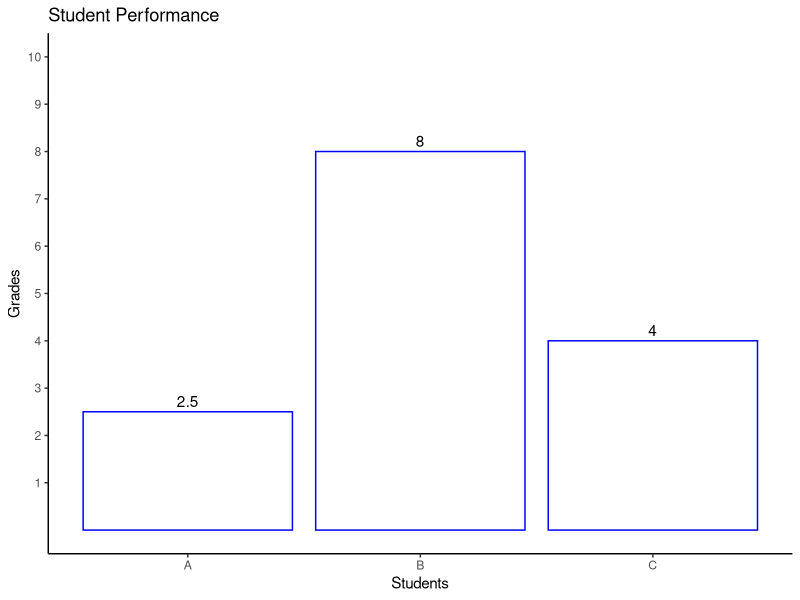
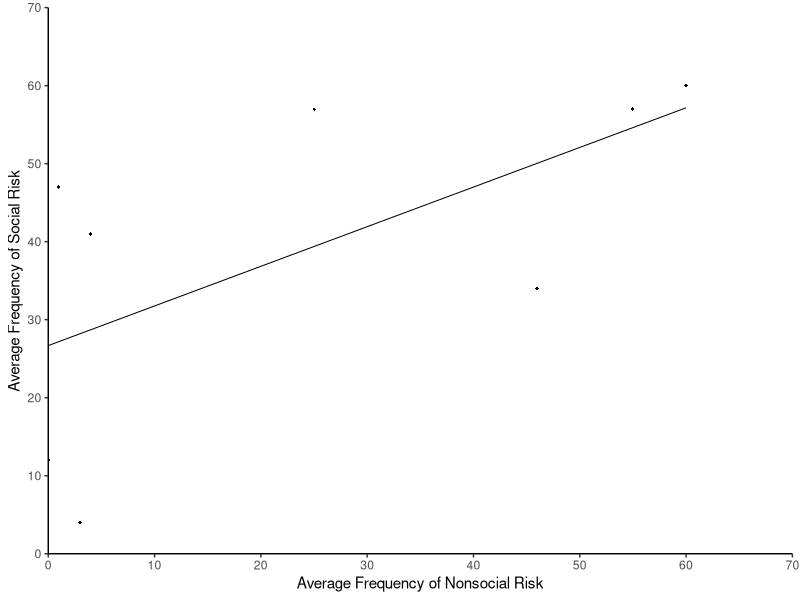
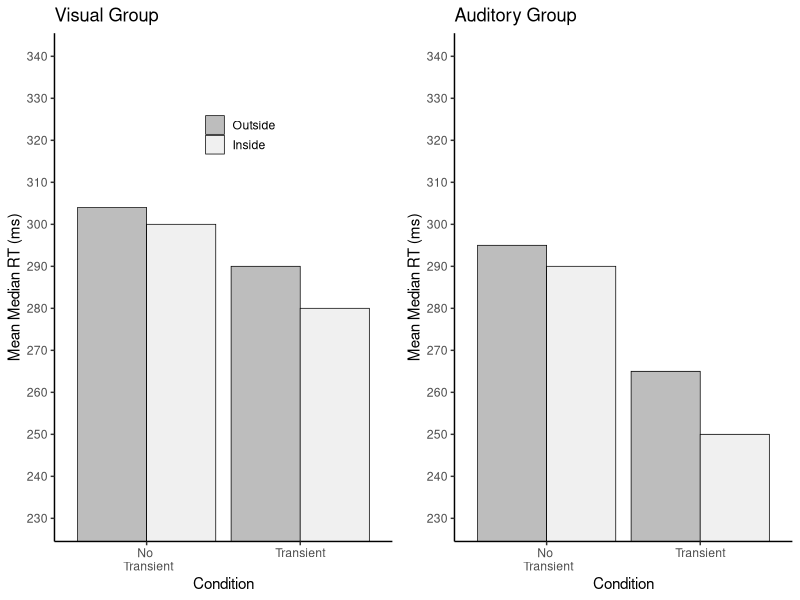

Recreate these plots in R, in order.
## ---- chunk 1
library(ggplot2)

grades <- data.frame(
  students = c("A","B","C"),
  grades = c(2.5,8,4)
)

ggplot_grades <- ggplot(grades, aes(x= students, y=grades)) +
  geom_bar(stat ="identity", fill="white", color="blue")+
  geom_text(aes(label= grades), position = position_dodge(width = 0.9), vjust =- 0.4)+
  scale_y_continuous(limits = c(0,10), breaks = seq(1,10,1))+
  theme_classic() +
  xlab("Students")+
  ylab("Grades")+
  ggtitle("Student Performance" )

ggplot_grades
## ---- chunk 2
library(ggplot2)
## ---- chunk 3

rate_of_social_risk <- data.frame(
        Avg_frq_nonsocial_risk = c(0,1,3,4,25,46,55,60),
        Avg_frq_social_risk = c(12,47,4,41,57,34,57,60)
)

ggplot_social_risk <-
  ggplot(rate_of_social_risk, aes(x = Avg_frq_nonsocial_risk, y = Avg_frq_social_risk))+
  geom_point(shape=18, size=1) +
  geom_smooth(method = "lm", se= FALSE, color ="black", size=.35)+
   theme_bw() + theme(panel.border = element_blank(), panel.grid.major = element_blank(),
panel.grid.minor = element_blank(), axis.line = element_line(colour = "black"))+
  scale_y_continuous( breaks =seq(0,70,10), expand = c(0, 0) )+
   scale_x_continuous( breaks =seq(0,70,10),expand = c(0, 0) )+
  xlab("Average Frequency of Nonsocial Risk")+
  ylab("Average Frequency of Social Risk")+
  coord_cartesian(xlim = c(0,70), ylim=c(0,70))
  
  
ggplot_social_risk

## ---- chunk 4


library(ggpubr)

Condition <-rep(c("No \n Transient","Transient"), each=2)
Location <-rep(c("Outside","Inside"),2)
MMRT <- c(304,300,290,280)
CI_upper <-c(315,310,304,290)
CI_lower <-c(295,290,283,270)
plot_df <-data.frame(Condition,Location,MMRT,CI_upper,CI_lower)
plot_df$Location <- factor(plot_df$Location, 
                         levels = c("Outside","Inside"))

vis<-ggplot(plot_df, aes(x=Condition, y=MMRT, group=Location,
                    fill=Location))+
  geom_bar(stat="identity",position="dodge", 
           color="black",
           size=.25)+
  theme_classic()+
  ylab("Mean Median RT (ms)")+
  coord_cartesian(ylim=c(230,340))+
  scale_y_continuous(breaks=seq(230,340,10))+
  scale_fill_brewer(palette="Greys", direction=-1)+
   theme(legend.position=c(0.55,0.8),
        legend.title=element_blank(),
        legend.key.size = unit(.5, "cm"))+
  ggtitle("Visual Group")

Condition <-rep(c("No \n Transient","Transient"), each=2)
Location <-rep(c("Outside","Inside"),2)
MMRT <- c(295,290,265,250)
CI_upper <-c(305,300,275,260)
CI_lower <-c(285,280,255,240)
plot_df <-data.frame(Condition,Location,MMRT,CI_upper,CI_lower)
plot_df$Location <- factor(plot_df$Location, 
                         levels = c("Outside","Inside"))

aud<-ggplot(plot_df, aes(x=Condition, y=MMRT, group=Location,
                    fill=Location))+
  geom_bar(stat="identity",position="dodge", 
           color="black",
           size=.25)+
  theme_classic()+
  ylab("Mean Median RT (ms)")+
  coord_cartesian(ylim=c(230,340))+
  scale_y_continuous(breaks=seq(230,340,10))+
  scale_fill_brewer(palette="Greys", direction=-1)+
   theme(legend.position="none")+
  ggtitle("Auditory Group")

ggarrange(vis,aud)




